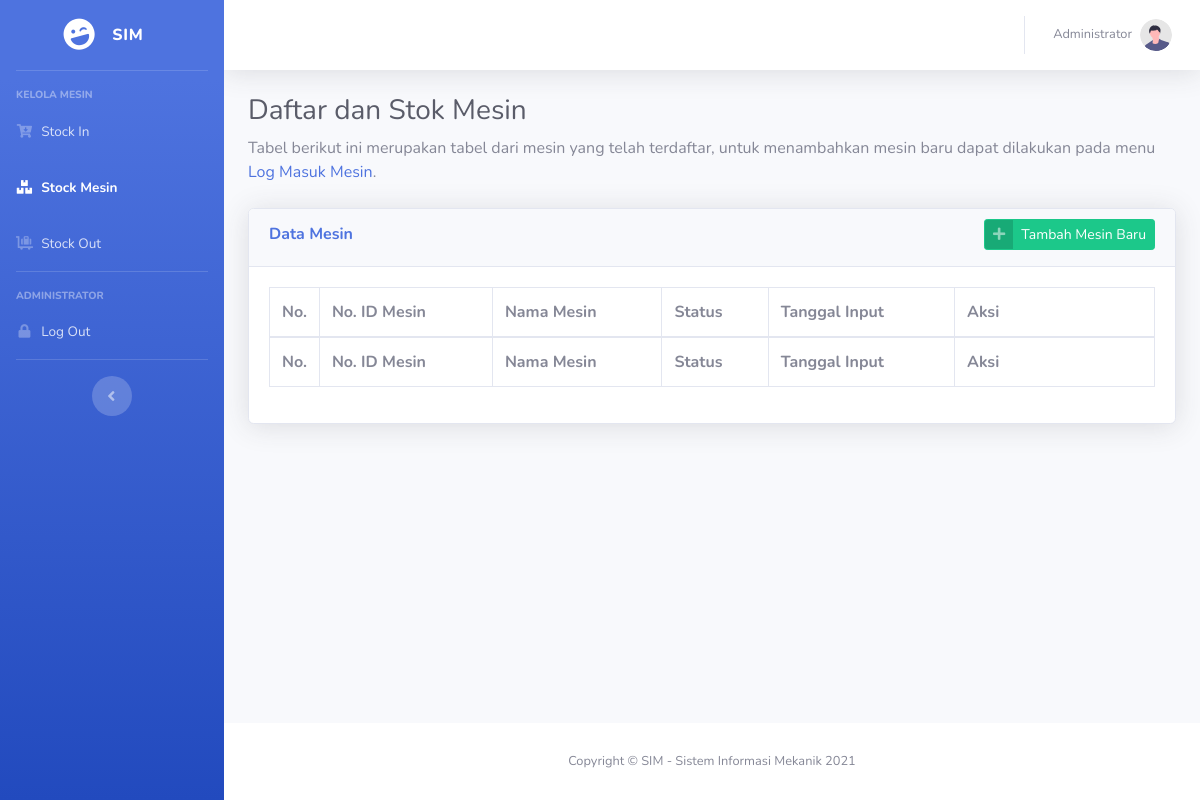
The app's page /pages/stok_mesin.php (signed in), older data.
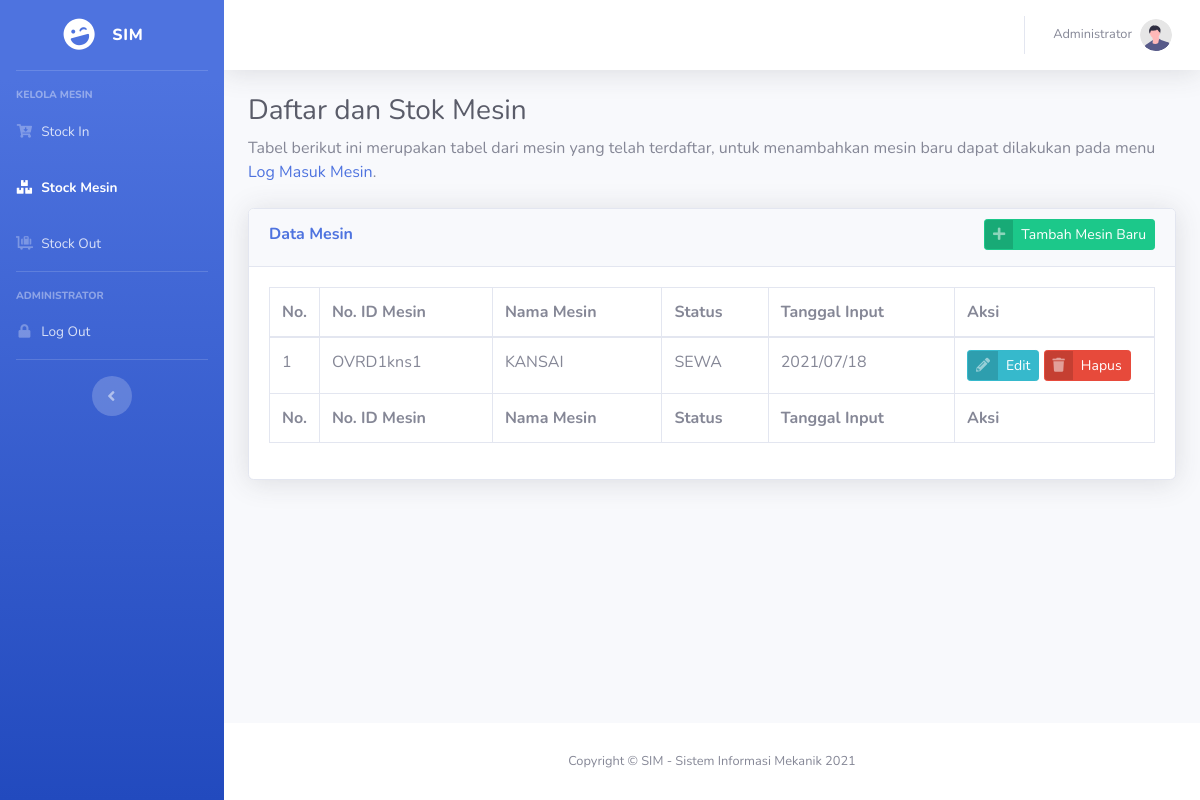
The same page, newer data.
### tables this page shows
CREATE TABLE `tb_stok_mesin` (
  `id` int(11) NOT NULL,
  `nama_mesin` varchar(255) NOT NULL,
  `no_id_mesin` varchar(255) NOT NULL,
  `status` varchar(255) NOT NULL,
  `stock_status` varchar(10) NOT NULL,
  `created_at` varchar(255) NOT NULL,
  `deleted_at` varchar(225) NOT NULL DEFAULT '0'
);

### pages/stok_mesin.php (the view, shortened to what this page needs)
<?php
include_once("../core/config.php");
$data_mesin = mysqli_query($mysqli, "SELECT * FROM tb_stok_mesin WHERE deleted_at=0 and stock_status = 'stock' ORDER BY id ASC");
?>
<!DOCTYPE html>
<html lang="en">
<head>
    <link href="../vendor/fontawesome-free/css/all.min.css" rel="stylesheet" type="text/css">
    <link href="../css/sb-admin-2.min.css" rel="stylesheet">
    <link href="../vendor/datatables/dataTables.bootstrap4.min.css" rel="stylesheet">
</head>
<body id="page-top">
    <div id="wrapper">
        <ul class="navbar-nav bg-gradient-primary sidebar sidebar-dark accordion" id="accordionSidebar">
            <a class="sidebar-brand d-flex align-items-center justify-content-center" href="index.html">
                <div class="sidebar-brand-icon rotate-n-15">
                    <i class="fas fa-laugh-wink"></i>
                </div>
                <div class="sidebar-brand-text mx-3">SIM</div>
            </a>
            <hr class="sidebar-divider">
            <div class="sidebar-heading">
                Kelola Mesin
            </div>
            <li class="nav-item">
                <a class="nav-link" href="log_masuk_mesin.php">
                    <i class="fas fa-fw fa-cart-arrow-down"></i>
                    <span>Stock In</span></a>
            </li>
            <li class="nav-item active">
                <a class="nav-link" href="stok_mesin.php">
                    <i class="fas fa-fw fa-boxes"></i>
                    <span>Stock Mesin</span></a>
            </li>
            <li class="nav-item">
                <a class="nav-link" href="log_keluar_mesin.php">
                    <i class="fas fa-fw fa-luggage-cart"></i>
                    <span>Stock Out</span></a>
            </li>
            <hr class="sidebar-divider">
            <div class="sidebar-heading">
                Administrator
            </div>
            <li class="nav-item">
                <a data-toggle="modal" data-target="#logoutModal" class="nav-link" href="#">
                    <i class="fas fa-fw fa-lock"></i>
                    <span>Log Out</span></a>
            </li>
            <hr class="sidebar-divider d-none d-md-block">
            <div class="text-center d-none d-md-inline">
                <button class="rounded-circle border-0" id="sidebarToggle"></button>
            </div>
        </ul>
        <div id="content-wrapper" class="d-flex flex-column">
            <div id="content">
                <nav class="navbar navbar-expand navbar-light bg-white topbar mb-4 static-top shadow">
                    <ul class="navbar-nav ml-auto">
                        <li class="nav-item dropdown no-arrow">
                            <a class="nav-link dropdown-toggle" href="#" id="userDropdown" role="button"
                                data-toggle="dropdown" aria-haspopup="true" aria-expanded="false">
                                <span class="mr-2 d-none d-lg-inline text-gray-600 small">Administrator</span>
                                <img class="img-profile rounded-circle"
                                    src="../img/undraw_profile.svg">
                            </a>
                        </li>
                    </ul>
                </nav>
                <div class="container-fluid">
                    <h1 class="h3 mb-2 text-gray-800">Daftar dan Stok Mesin</h1>
                    <p class="mb-4">Tabel berikut ini merupakan tabel dari mesin yang telah terdaftar, untuk menambahkan mesin baru dapat dilakukan pada menu <a href="log_masuk_mesin.php">Log Masuk Mesin</a>.</p>
                    <div class="card shadow mb-4">
                        <div class="card-header py-3">
                            <h6 class="m-0 font-weight-bold text-primary">Data Mesin</h6>
                            <a data-toggle="modal" data-target="#modalTambah" href="#" class="btn btn-success btn-icon-split btn-sm" style="float: right; margin-top: -25px;">
                                <span class="icon text-white-50">
                                    <i class="fas fa-plus"></i>
                                </span>
                                <span class="text">Tambah Mesin Baru</span>
                            </a>
                        </div>
                        <div class="card-body">
                            <div class="table-responsive">
                                <table class="table table-bordered" id="dataTable" width="100%" cellspacing="0">
                                    <thead>
                                        <tr>
                                            <th width="30px">No.</th>
                                            <th>No. ID Mesin</th>
                                            <th>Nama Mesin</th>
                                            <th>Status</th>
                                            <th>Tanggal Input</th>
                                            <th width="200px">Aksi</th>
                                        </tr>
                                    </thead>
                                    <tfoot>
                                        <tr>
                                            <th width="30px">No.</th>
                                            <th>No. ID Mesin</th>
                                            <th>Nama Mesin</th>
                                            <th>Status</th>
                                            <th>Tanggal Input</th>
                                            <th>Aksi</th>
                                        </tr>
                                    </tfoot>
                                    <tbody>
                                    <?php
                                        $no = 0;
                                        foreach ($data_mesin as $data) {
                                        $no += 1;
                                    ?>
                                        <tr>
                                            <td><?= $no ?></td>
                                            <td><?= $data['no_id_mesin'] ?></td>
                                            <td><?= strtoupper($data['nama_mesin']) ?></td>
                                            <td><?= strtoupper($data['status']) ?></td>
                                            <td><?= $data['created_at'] ?></td>
                                            <td>
                                                <a data-toggle="modal" data-target="#modalEdit<?= $data['id'] ?>" href="#" class="btn btn-info btn-sm btn-icon-split">
                                                    <span class="icon text-white-50">
                                                        <i class="fas fa-pencil-alt"></i>
                                                    </span>
                                                    <span class="text">Edit</span>
                                                </a>
                                                <a data-toggle="modal" data-target="#modalHapus<?= $data['id'] ?>" href="#" class="btn btn-danger btn-sm btn-icon-split">
                                                    <span class="icon text-white-50">
                                                        <i class="fas fa-trash"></i>
                                                    </span>
                                                    <span class="text">Hapus</span>
                                                </a>
                                                </div>
                                    <?php
                                        }
                                    ?>
                                    </tbody>
                                </table>
                            </div>
                        </div>
                    </div>
                </div>
            </div>
            <footer class="sticky-footer bg-white">
                <div class="container my-auto">
                    <div class="copyright text-center my-auto">
                        <span>Copyright &copy; SIM - Sistem Informasi Mekanik 2021</span>
                    </div>
                </div>
            </footer>
        </div>
    </div>
</body>
</html>

Row changes from the older to the newer data that the page shows:
added tb_stok_mesin: no_id_mesin "OVRD1kns1", nama_mesin "KANSAI", status "SEWA", created_at "2021/07/18"
